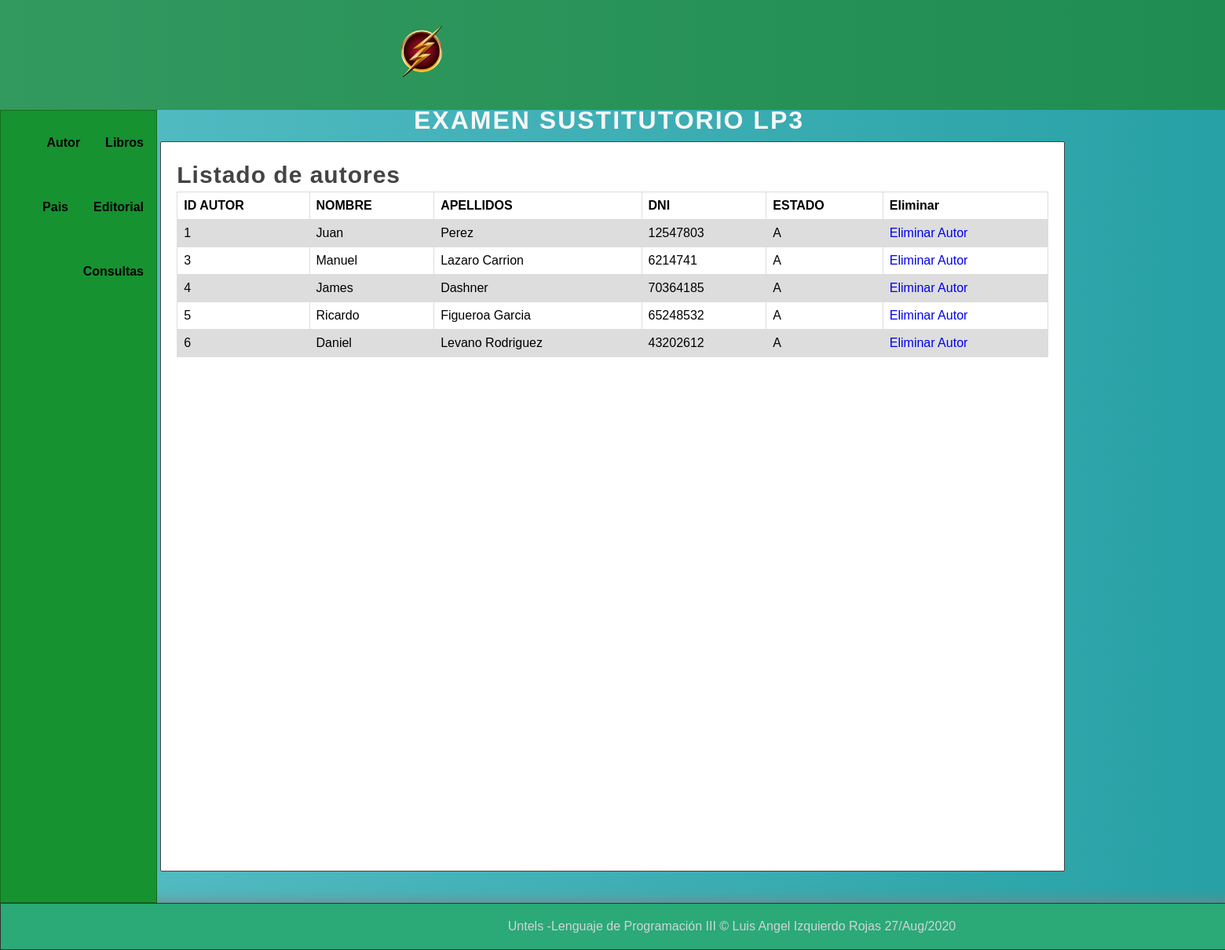
The page /autores/ on the database its author committed.
### miapp/models.py (models this page shows)
class Autor(models.Model):
    idautor = models.IntegerField()
    nombre = models.CharField(max_length=40)
    apellidos = models.CharField(max_length=40)
    dni = models.IntegerField()
    estado = models.CharField(max_length=1)

### miapp/views.py (the view)
# urls.py: path('autores/',views.autores, name="autores"),
def autores(request):
    autores = Autor.objects.all()
    return render(request, 'autor.html',{
        'titulo':'Autores',
        'autores':autores
    })

### miapp/templates/autor.html (shortened to what this page needs)
{%extends 'layout.html'%}
{% block content %}
    <h1 class="title">Listado de autores</h1>
    <table>
  <tr>
    <th>ID AUTOR</th>
    <th>NOMBRE</th>
    <th>APELLIDOS</th>
    <th>DNI</th>
    <th>ESTADO</th>
    <th>Eliminar</th>
  </tr>
{%for autor in autores %}
  <tr>
    <td>{{autor.idautor}}</td>
    <td>{{autor.nombre}}</td>
    <td>{{autor.apellidos}}</td>
    <td>{{autor.dni}}</td>
    <td>{{autor.estado}}</td>
    <td><a href="{% url 'eliminar_autores' id=autor.idautor %}">Eliminar Autor</a></td>
  </tr>
{% endfor %}
</table>
{% endblock %}

### miapp/static/css/style.css (style rules this page uses)
* { margin: 0px; padding: 0px; box-sizing: border-box; font-family: Arial, Helvetica, sans-serif; text-decoration: none; }
body { background: linear-gradient(to right, #56bec5, #27a1a5); }
.title { color:#444; letter-spacing: 1px; font-size: 30px; margin-bottom: 4px; margin-top: 5px; }
table { font-family: arial, sans-serif; border-collapse: collapse; width: 100%; }
td, th { border: 1px solid #dddddd; text-align: left; padding: 8px; }
tr:nth-child(even) { background-color: #dddddd; }

### rows shown on the page
Autor: idautor "1", nombre "Juan", apellidos "Perez", dni "12547803", estado "A"
Autor: idautor "3", nombre "Manuel", apellidos "Lazaro Carrion", dni "6214741", estado "A"
Autor: idautor "4", nombre "James", apellidos "Dashner", dni "70364185", estado "A"
Autor: idautor "5", nombre "Ricardo", apellidos "Figueroa Garcia", dni "65248532", estado "A"
Autor: idautor "6", nombre "Daniel", apellidos "Levano Rodriguez", dni "43202612", estado "A"
